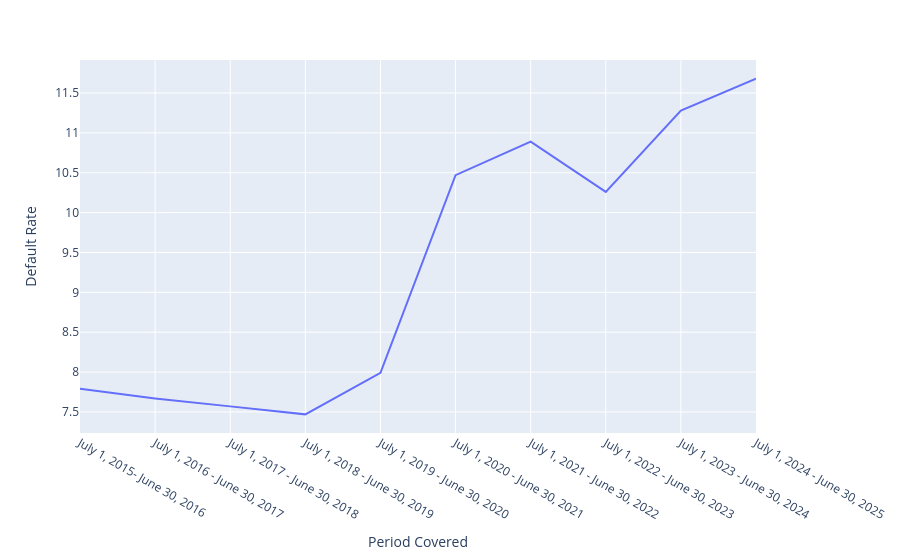

Notebook code cell kept with this figure:
### Code cell
fig = px.line(df, x = 'Period Covered', y = 'Default Rate')
fig.show()

### Figure 1 — Plotly figure (JSON) as saved in the notebook; plotly's stock layout.template omitted (floating-point values rounded to 4 significant figures)
{"data": [{"hovertemplate": "Period Covered=%{x}<br>Default Rate=%{y}<extra></extra>", "legendgroup": "", "line": {"color": "#636efa", "dash": "solid"}, "marker": {"symbol": "circle"}, "mode": "lines", "name": "", "orientation": "v", "showlegend": false, "type": "scatter", "x": ["July 1, 2015- June 30, 2016", "July 1, 2016 - June 30, 2017", "July 1, 2017 - June 30, 2018", "July 1, 2018 - June 30, 2019", "July 1, 2019 - June 30, 2020", "July 1, 2020 - June 30, 2021", "July 1, 2021 - June 30, 2022", "July 1, 2022 - June 30, 2023", "July 1, 2023 - June 30, 2024", "July 1, 2024 - June 30, 2025"], "xaxis": "x", "y": [7.79, 7.67, 7.57, 7.47, 7.99, 10.47, 10.89, 10.26, 11.28, 11.68], "yaxis": "y"}], "layout": {"legend": {"tracegroupgap": 0}, "margin": {"t": 60}, "xaxis": {"anchor": "y", "domain": [0, 1], "title": {"text": "Period Covered"}}, "yaxis": {"anchor": "x", "domain": [0, 1], "title": {"text": "Default Rate"}}}}
